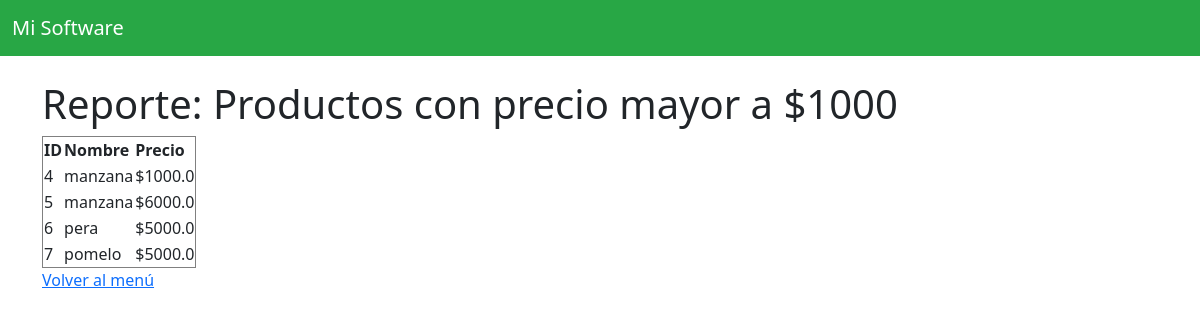
/reporte, run on an earlier commit of the app's database.
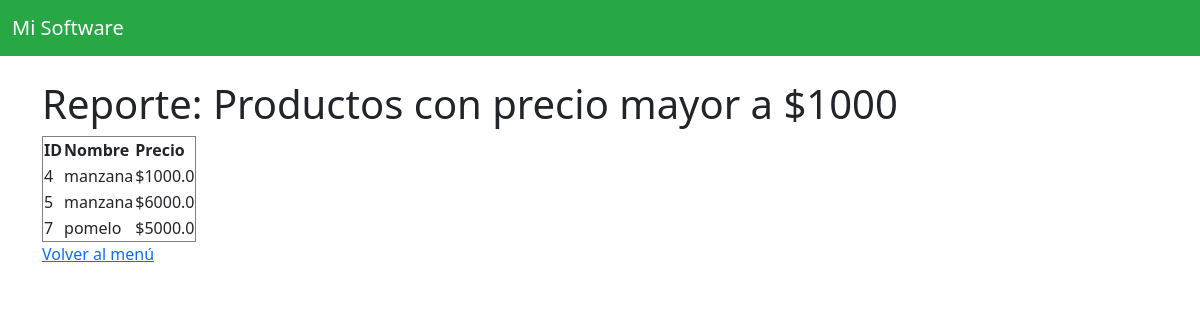
And on a later commit of the database.
### tables this page shows
CREATE TABLE productos (
    id INTEGER PRIMARY KEY AUTOINCREMENT,
    nombre TEXT NOT NULL,
    precio REAL NOT NULL
, imagen TEXT);

### app.py (the view)
@app.route('/reporte')
def reporte():
    conn = sqlite3.connect('database.db')
    cursor = conn.cursor()
    cursor.execute("SELECT * FROM productos WHERE precio > 0")
    productos = cursor.fetchall()
    conn.close()
    return render_template('reporte.html', productos=productos)

### templates/reporte.html (shortened to what this page needs)
{% extends 'base.html' %}
{% block content %}
<!DOCTYPE html>
<html>
<head>
    <link href="https://cdn.jsdelivr.net/npm/bootstrap@5.3.0/dist/css/bootstrap.min.css" rel="stylesheet">
</head>
<body>
    <h1>Reporte: Productos con precio mayor a $1000</h1>
    {% if productos %}
        <table border="1">
            <tr>
                <th>ID</th>
                <th>Nombre</th>
                <th>Precio</th>
            </tr>
            {% for producto in productos %}
            <tr>
                <td>{{ producto[0] }}</td>
                <td>{{ producto[1] }}</td>
                <td>${{ producto[2] }}</td>
            </tr>
            {% endfor %}
        </table>
    {% else %}
        <p>No hay productos que cumplan con el criterio.</p>
    {% endif %}
    <a href="/menu">Volver al menú</a>
</body>
</html>
{% endblock %}

What changed in the data, as far as the page shows it:
removed productos: id "6", nombre "pera", precio "5000.0"
